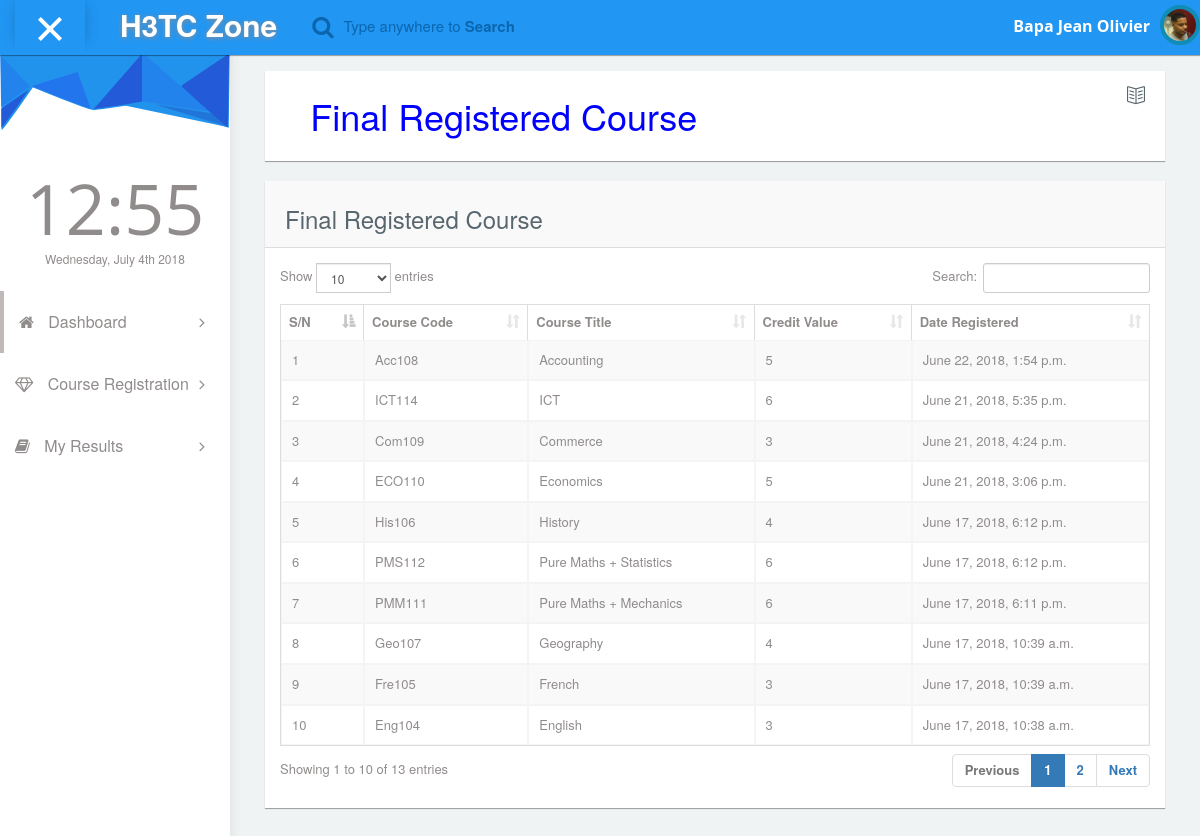
/final/course/registered/ (signed in), run on the app's committed database.
### BaseUser/models.py (models this page shows, shortened)
class Student(models.Model):
    ADMIN = 1
    TEACHER = 2
    STUDENT = 3
    MALE = 4
    FEMALE = 5
    MARRIED = 6
    SINGLE = 7
    ROLES = ((ADMIN, 'Admin'), (TEACHER, 'Teacher'), (STUDENT, 'Student'))
    GENDER = ((MALE, 'Male'), (FEMALE, 'Femaile'))
    MARITAL_STATUS = ((MARRIED, 'Married'), (SINGLE, 'Single'))
    user = models.OneToOneField(User, on_delete=models.CASCADE)
    level = models.ForeignKey(StudentLevel, on_delete=models.CASCADE, related_name='Student_level', null=True,
                              blank=True)
    department = models.ForeignKey(Department, on_delete=models.CASCADE, related_name='Student_Department',
                                   verbose_name='Student Department', blank=True, null=True)
    academic_year = models.ForeignKey(AcademicYear, on_delete=models.CASCADE, related_name='Academic_year',
                                      verbose_name='Academic Year', blank=True, null=True)
    phone = models.CharField(max_length=254, unique=True, blank=True, null=True)
    address = models.CharField(max_length=254, blank=True, null=True)
    matriculation = models.CharField(max_length=254, unique=True, blank=True, null=True)
    picture = models.ImageField(null=True, upload_to="%Y/%m/%d", blank=True)
    birthDate = models.DateField(blank=True, null=True)
    birthPlace = models.CharField(max_length=254, blank=True, null=True)
    nationality = models.CharField(max_length=254, blank=True, null=True)
    contact_person_address = models.CharField(max_length=254, blank=True, null=True, verbose_name='contact person '
                                                                                                  'address ')
    degree_programm = models.CharField(max_length=254, blank=True, null=True)
    id_number = models.IntegerField(unique=True, verbose_name='ID Card Number', null=True, blank=True)
    region = models.CharField(max_length=254, blank=True, verbose_name='Region of Origin', null=True)
    role = models.PositiveSmallIntegerField(choices=ROLES, blank=True, null=True)
    gender = models.PositiveSmallIntegerField(choices=GENDER, blank=True, null=True)
    marital_status = models.PositiveSmallIntegerField(choices=MARITAL_STATUS, blank=True, null=True)

class StudentCourse(models.Model):
    student = models.ForeignKey(User, on_delete=models.CASCADE, related_name='Student_Course',
                                verbose_name="student", null=True, blank=True)
    course = models.ForeignKey(Courses, on_delete=models.CASCADE, related_name='Student_Course',
                               verbose_name='Student Course', null=True, blank=True)
    dateReg = models.DateTimeField(default=timezone.now)
    type_course = models.CharField(max_length=35, null=True, blank=True)

### Administration/models.py (models this page shows, shortened)
class Courses(models.Model):
    user = models.ForeignKey(User, on_delete=models.CASCADE)
    course = models.CharField(blank=True, null=True, max_length=255)
    credit = models.CharField(blank=True, null=True, max_length=255)
    code = models.CharField(blank=True, null=True, max_length=255)

### BaseUser/views.py (the view)
# urls.py: url(r'^final/course/registered/$', urs_views.final_reg_course_list, name='final_reg_course_list'),
@login_required
def final_reg_course_list(request):
    register_courses = StudentCourse.objects.all().filter(student=request.user).order_by('-id')
    return render(request, 'course_registration/final/final_list.html', {"register_courses": register_courses})

### templates/course_registration/final/final_list.html (shortened to what this page needs)
{% extends 'index.html' %}
{% load staticfiles %}
{% block content %}
<div class="col-md-12">
    <div class="panel box-v1">
        <div class="panel-heading bg-white border-none">
            <div class="col-md-6 col-sm-6 col-xs-6 text-left padding-0">
                <h1 class="text-left" style="text-align: center; color: blue;">
                    Final Registered Course
                </h1>
            </div>
            <div class="col-md-6 col-sm-6 col-xs-6 text-right">
                <h4>
                    <span class="icon-book-open icons icon text-right"></span>
                </h4>
            </div>
        </div>
        <div class="panel-body text-center">
        </div>
    </div>
</div>
<div class="col-md-12">
    <div class="panel">
        <div class="panel-heading"><h3>Final Registered Course</h3></div>
        <div class="panel-body">
            <div class="responsive-table">
                <table id="datatables-example" class="table table-striped table-bordered" width="100%" cellspacing="0">
                    <thead>
                    <tr>
                        <th>S/N</th>
                        <th>Course Code</th>
                        <th>Course Title</th>
                        <th>Credit Value</th>
                        <th>Date Registered</th>
                    </tr>
                    </thead>
                    <tbody>
                    {% include 'course_registration/final/includes/partial_final_list.html' %}
                    </tbody>
                </table>
            </div>
        </div>
    </div>
</div>
{% endblock %}

### templates/index.html (shortened to what this page needs)
{% if user.is_authenticated %}
    {% load staticfiles %}
<!DOCTYPE html>
<html lang="en">
<head>
    <link rel="stylesheet" type="text/css" href="{% static 'asset/css/bootstrap.min.css' %}">
      <link rel="stylesheet" type="text/css" href="{% static 'asset/css/plugins/font-awesome.min.css' %}"/>
      <link rel="stylesheet" type="text/css" href="{% static 'asset/css/plugins/simple-line-icons.css' %}"/>
      <link rel="stylesheet" type="text/css" href="{% static 'asset/css/plugins/animate.min.css' %}"/>
      <link rel="stylesheet" type="text/css" href="{% static 'asset/css/plugins/fullcalendar.min.css' %}"/>
      <link rel="stylesheet" type="text/css" href="{% static 'asset/css/plugins/datatables.bootstrap.min.css' %}"/>
      <link rel="stylesheet" type="text/css" href="{% static 'asset/alerts/sweetalert.css' %}" >
      <link rel="stylesheet" type="text/css" href="{% static 'google/google.css' %}" >
	  <link href="{% static 'asset/css/style.css' %}" rel="stylesheet">
  </head>
 <body id="mimin" class="dashboard">
        <nav class="navbar navbar-default header navbar-fixed-top">
          <div class="col-md-12 nav-wrapper">
            <div class="navbar-header" style="width:100%;">
              <div class="opener-left-menu is-open">
                <span class="bottom"></span>
              </div>
                <a href="{% url 'home' %}" class="navbar-brand">
                 <b>H3TC Zone</b>
                </a>
              <ul class="nav navbar-nav search-nav">
                <li>
                   <div class="search">
                    <span class="fa fa-search icon-search" style="font-size:23px;"></span>
                    <div class="form-group form-animate-text">
                      <input type="text" class="form-text" required>
                      <label class="label-search">Type anywhere to <b>Search</b> </label>
                    </div>
                  </div>
                </li>
              </ul>
              <ul class="nav navbar-nav navbar-right user-nav">
                <li class="user-name"><span>{{ user.get_full_name|default:user.username }}</span></li>
                  <li class="dropdown avatar-dropdown">
                   {% if user.student.picture.url == NULL %}
                   <img src="{% static 'asset/img/avatar.jpg' %}" class="img-circle avatar" data-placement="bottom" title="Click for more options" alt="{{ user.get_full_name|default:user.username }}" data-toggle="dropdown" aria-haspopup="true" aria-expanded="true"/>
                   {% else %}
                      <img src="{{ user.student.picture.url }}" class="img-circle avatar" alt="{{ user.username }}" title="Click for more options" data-toggle="dropdown" aria-haspopup="true" aria-expanded="true"/>
                   {% endif %}
                </li>
              </ul>
            </div>
          </div>
        </nav>
      <div class="container-fluid mimin-wrapper">
            <div id="left-menu">
              <div class="sub-left-menu scroll">
                <ul class="nav nav-list">
                    <li><div class="left-bg"></div></li>
                    <li class="time">
                      <h1 class="animated fadeInLeft">21:00</h1>
                      <p class="animated fadeInRight">Sat,October 1st 2029</p>
                    </li>
                    <li class="active ripple">
                      <a class="tree-toggle nav-header"><span class="fa-home fa"></span> Dashboard
                        <span class="fa-angle-right fa right-arrow text-right"></span>
                      </a>
                    </li>
                    {% if user.student.role == 3 %}
                      <li class="ripple">
                      <a class="tree-toggle nav-header">
                        <span class="fa-diamond fa"></span> Course Registration
                        <span class="fa-angle-right fa right-arrow text-right"></span>
                      </a>
                    </li>
                    <li class="ripple">
                      <a class="tree-toggle nav-header">
                        <span class="fa fa-book"></span> My Results
                        <span class="fa-angle-right fa right-arrow text-right"></span>
                      </a>
                    </li>
                    {% endif %}
                  </ul>
                </div>
            </div>
            <div id="content">
                <div class="col-md-12" style="padding:20px;">
                    <div class="col-md-12 padding-0" style="overflow-x: hidden;">
                        {% block content %}
                        {% endblock %}
                    </div>
                </div>
      		  </div>
      </div>
  </body>
</html>
{% endif %}

### templates/course_registration/final/includes/partial_final_list.html
{% for reg in register_courses %}
  <tr>
    <td>{{ forloop.counter }}</td>
    <td>{{ reg.course.code }}</td>
    <td>{{ reg.course.course }}</td>
    <td>{{ reg.course.credit }}</td>
    <td>{{ reg.dateReg }}</td>
  </tr>
{% endfor %}

### data on the page
StudentCourse: course.code "Acc108", course.course "Accounting", course.credit "5", dateReg "June 22, 2018, 1:54 p.m."
StudentCourse: course.code "ICT114", course.course "ICT", course.credit "6", dateReg "June 21, 2018, 5:35 p.m."
StudentCourse: course.code "Com109", course.course "Commerce", course.credit "3", dateReg "June 21, 2018, 4:24 p.m."
StudentCourse: course.code "ECO110", course.course "Economics", course.credit "5", dateReg "June 21, 2018, 3:06 p.m."
StudentCourse: course.code "His106", course.course "History", course.credit "4", dateReg "June 17, 2018, 6:12 p.m."
StudentCourse: course.code "PMS112", course.course "Pure Maths + Statistics", course.credit "6", dateReg "June 17, 2018, 6:12 p.m."
StudentCourse: course.code "PMM111", course.course "Pure Maths + Mechanics", course.credit "6", dateReg "June 17, 2018, 6:11 p.m."
StudentCourse: course.code "Geo107", course.course "Geography", course.credit "4", dateReg "June 17, 2018, 10:39 a.m."
StudentCourse: course.code "Fre105", course.course "French", course.credit "3", dateReg "June 17, 2018, 10:39 a.m."
StudentCourse: course.code "Eng104", course.course "English", course.credit "3", dateReg "June 17, 2018, 10:38 a.m."

### other printed values
{{ user.get_full_name|default:user.username }} "Bapa Jean Olivier"
